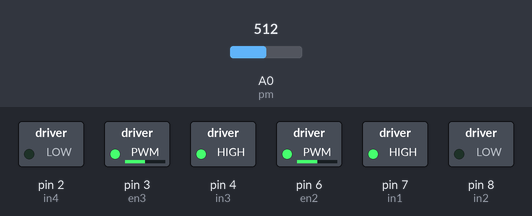
Bench run of a sketch on a simulated Arduino Uno, built with avr-gcc and run on an emulated ATmega328P. Parts: switched loads named in the sketch (green lamp = pin HIGH). Inputs (shaded band) come from the test bench; at power-on: A0 (pm) = 512.

Above: at 1.2 s.
1.3 s: A0 (pm) set to 716
At 1.9 s:
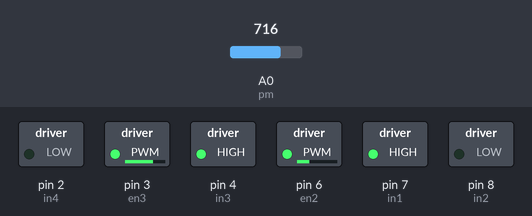
2.8 s: A0 (pm) set to 900
At 4.0 s:
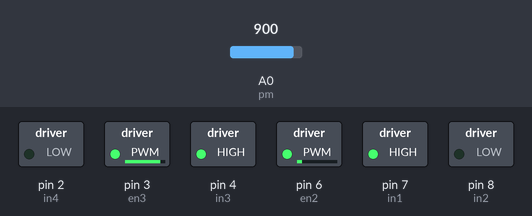
4.3 s: A0 (pm) set to 1023
At 5.4 s:
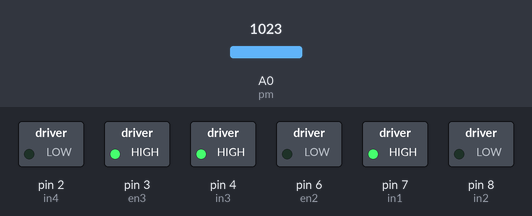
5.8 s: A0 (pm) set to 306
At 6.5 s:
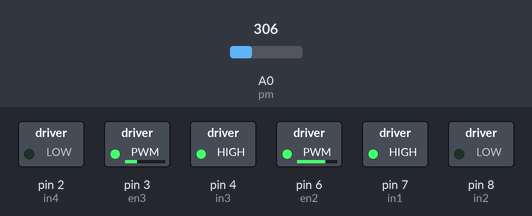
7.3 s: A0 (pm) set to 122
At 7.7 s:
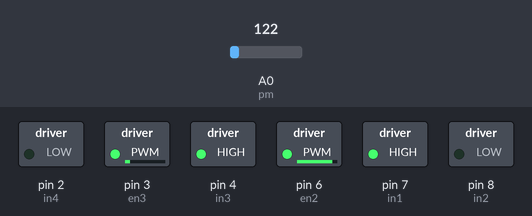
8.8 s: A0 (pm) set to 511
At 10.0 s:
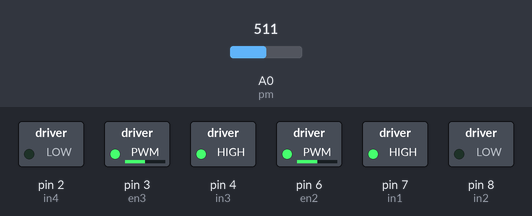
Timing chart, 0 to 11.3 s (numbered marks = the images above; inputs shaded):
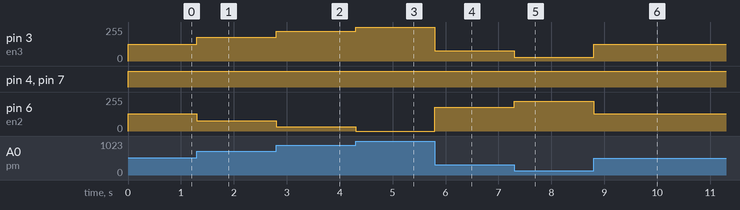

The sketch:

cool_curcan_wluff1.ino
```cpp
// C++ code
//

int en3 = 3, in3 = 4, in4 = 2, en2 = 6, in1 = 7, in2 = 8, pm = A0;
void setup()
{
  pinMode(en3, OUTPUT);
  pinMode(in3, OUTPUT);
  pinMode(in4, OUTPUT);
  pinMode(en2, OUTPUT);
  pinMode(in1, OUTPUT);
  pinMode(in2, OUTPUT);
  pinMode(pm, INPUT);
}

void loop()
{
  int input = analogRead(pm);
  int input1 = map(input, 0, 1023, 0, 255);
  int input2 = map(input, 0, 1023, 255, 0);
  //One motor sppeds up while the other slows down
  digitalWrite(in3, HIGH);
  //digitalWrite(in3,LOW);
  digitalWrite(in4, LOW);
  //digitalWrite(in4, HIGH);
  analogWrite(en3, input1);

  digitalWrite(in1, HIGH);
  //digitalWrite(in1, LOW);
  digitalWrite(in2, LOW);
  //digitalWrite(in2,HIGH);
  analogWrite(en2, input2);
}
```

Measured:
- after the input at 1.3 s, pin 3 (en3): 127/255 → 178/255 at once; pin 6 (en2): 128/255 → 77/255 at once
- after the input at 2.8 s, pin 3 (en3): 178/255 → 224/255 at once; pin 6 (en2): 77/255 → 31/255 at once
- after the input at 4.3 s, pin 3 (en3): 224/255 → 255/255 at once; pin 6 (en2): 31/255 → 0/255 at once
- after the input at 5.8 s, pin 3 (en3): 255/255 → 76/255 at once; pin 6 (en2): 0/255 → 179/255 at once
- after the input at 7.3 s, pin 3 (en3): 76/255 → 30/255 at once; pin 6 (en2): 179/255 → 225/255 at once
- after the input at 8.8 s, pin 3 (en3): 30/255 → 127/255 at once; pin 6 (en2): 225/255 → 128/255 at once
